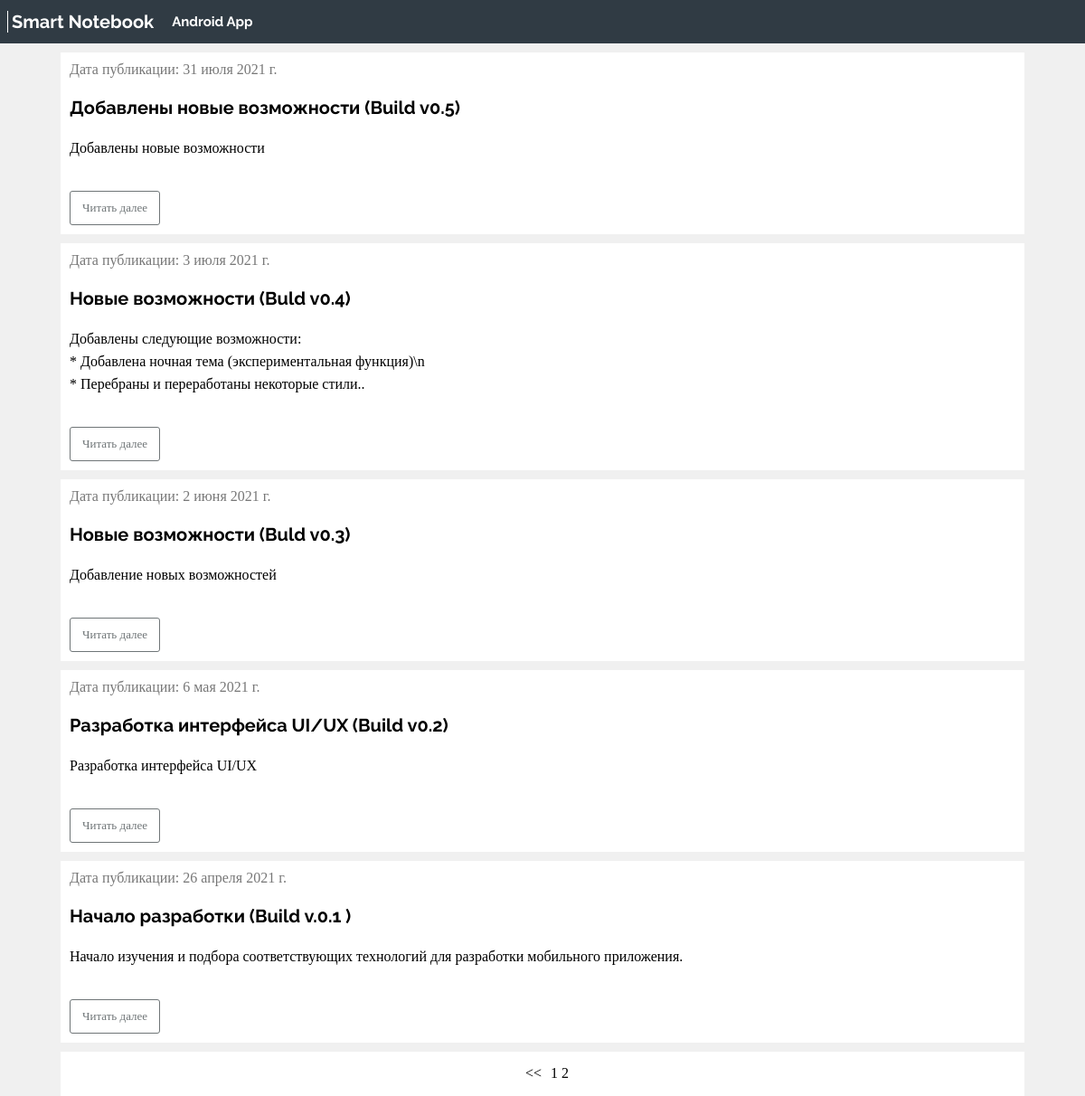
Screenshot of /news/?page=2 with the database file from the repository.
### news/models.py (models this page shows, shortened)
class Articles(models.Model):
    title = models.CharField('Название', max_length=150)
    anons = models.TextField('Анонс')
    full_text = models.TextField('Статья')
    date = models.DateField('Дата публикации')
    class Meta:
        verbose_name = 'Новость'
        verbose_name_plural = 'Новости'

### news/views.py (the view)
# urls.py: path('news/', include('news.urls')),
def news(request):
    base_news = Articles.objects.order_by('date').reverse()
    p = Paginator(base_news, 5)
    count_list = p.page_range
    page_number = request.GET.get('page')
    page = p.get_page(page_number)
    return render(request, 'news/news.html', {'page': page, 'count_list': count_list})

### news/templates/news/news.html (shortened to what this page needs)
{% load static %}
<!DOCTYPE html>
<html lang="ru">
<head>
    <link rel="stylesheet" type="text/css" href="{% static 'news/css/news.css' %}">
    <link rel="stylesheet" type="text/css" href="{% static 'news/css/header.css' %}">
</head>
<body>
    {% include 'main/header.html' %}
    <div class="layout-page">
        <div class="layout-page-width">
            <div class="page">
                <div class="nav">
                    {% for el in page.object_list %}
                    <div class="content">
                        <span class="date-publish"> Дата публикации: {{ el.date }}</span>
                        <div>
                            <h1 class="name-publish">
                                <span class="text-news">{{el.title |linebreaks}}</span>
                            </h1>
                        </div>
                        <div class="inform-publish">
                            <div>
                                <div class="anons-publish">{{el.anons |linebreaks}}</div>
                            </div>
                            <a class="learn-more" href="{% url 'news-detail'  el.id %}">Читать далее</a>
                        </div>
                    </div>
                    {% endfor%}
                    <div class="paginator">
                        {% if page.has_previous %}
                        <a class="paginator_ref" href="?page={{ page.previous_page_number }}">
                            <span class="paginator-text"> << </span>
                        </a>
                        {% endif %}
                        <div class="paginator_pages">
                            {% for i in count_list%}
                            <a class="paginator_ref" href="{% url 'news' %}?page={{ i }}">
                                {{i}}
                            </a>
                            {% endfor %}
                        </div>
                    </div>
                </div>
            </div>
        </div>
    </div>
</body>
</html>

### news/static/news/css/news.css (style rules this page uses)
.layout-page-width { margin: 0 auto; min-width: 320px; }
@media (min-width: 1024px) { .layout-page-width { padding: 0 24px; max-width: 1096px; } }
.page { display: flex; max-width: 1096px; }
.nav { width: 100%; }
.content { flex: 0; background-color: white; margin: 10px 15px 0px 15px; overflow-wrap: break-word; padding: 10px; }
.learn-more { background-color: initial; border: 1px solid #6f7577; border-radius: 3px; color: #6f7577; cursor: pointer; display: inline-block; font-size: 0.8125rem; height: 36px; line-height: 2.25rem; margin-top: 18px; padding: 0 13px; text-decoration: none; }
.name-publish { font-family: Raleway-Bold; font-size: 1.25rem; line-height: 1.3; margin: 10px 0px 5px 0px; }
.anons-publish { font-family: Raleway-Regular; margin-top: 5px; line-height: 1.56; font-size: 1rem; }
.date-publish { color: #777; }
.text-news { font-family: Raleway-Bold; }
.paginator { background-color: #fff; display: flex; height: 49px; justify-content: center; text-align: center; align-items: center; margin: 10px 15px 0px 15px; }
.paginator_ref { text-decoration: none; color: #000; }
.paginator-text { padding: 10px; }

### news/static/news/css/header.css (style rules this page uses)
body { margin: 0; padding: 0; background-color: #f0f0f0; }
a { text-decoration: none; }

### rows the page displays
Articles: date "31 июля 2021 г.", title "Добавлены новые возможности (Build v0.5)", anons "Добавлены новые возможности"
Articles: date "3 июля 2021 г.", title "Новые возможности (Buld v0.4)", anons "Добавлены следующие возможности: * Добавлена ночная тема (экспериментальная функция)\\n * Перебраны и переработаны некоторые стили.."
Articles: date "2 июня 2021 г.", title "Новые возможности (Buld v0.3)", anons "Добавление новых возможностей"
Articles: date "6 мая 2021 г.", title "Разработка интерфейса UI/UX (Build v0.2)", anons "Разработка интерфейса UI/UX"
Articles: date "26 апреля 2021 г.", title "Начало разработки (Build v.0.1 )", anons "Начало изучения и подбора соответствующих технологий для разработки мобильного приложения."

### other values shown
{{ i }} "1" "2"
